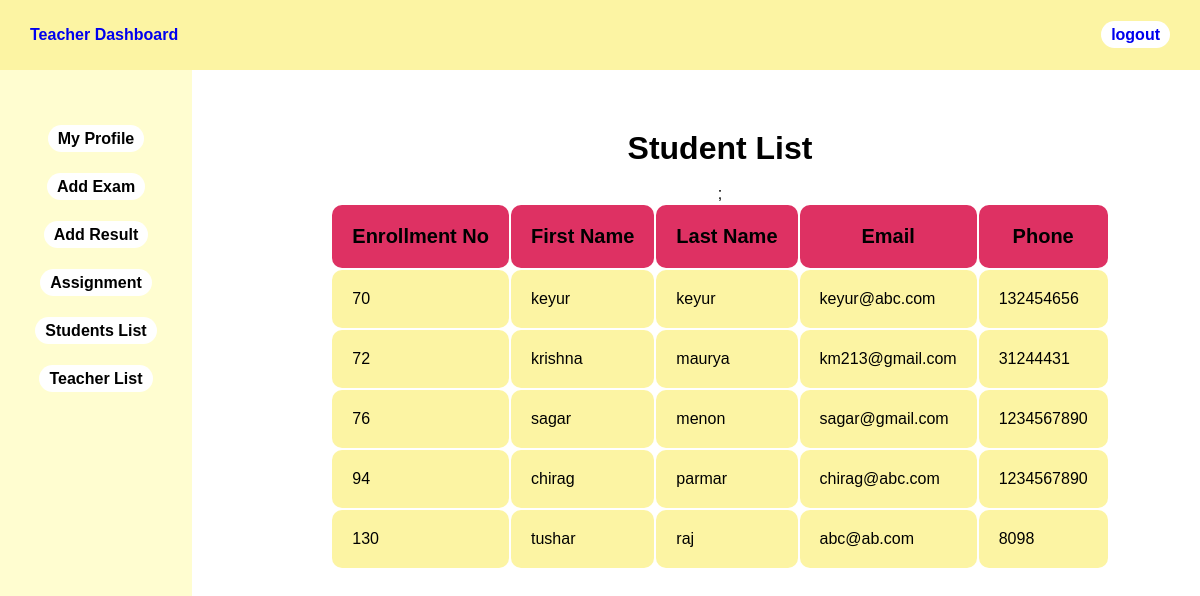
/user_view_student.php (signed in), run on the app's committed database.
### tables this page shows
CREATE TABLE `studentlist` (
  `id` int(10) NOT NULL,
  `uid` varchar(30) NOT NULL,
  `enroll` int(30) NOT NULL,
  `firstname` varchar(30) NOT NULL,
  `lastname` varchar(30) NOT NULL,
  `class` int(10) NOT NULL,
  `email` varchar(50) NOT NULL,
  `phone` bigint(10) NOT NULL,
  `usertype` varchar(30) NOT NULL,
  `password` varchar(30) NOT NULL
);

### user_view_student.php (the view, shortened to what this page needs)
<?php
    $host="localhost";
    $user="root";
    $password="";
    $db="sgs";
    $conn=mysqli_connect($host,$user,$password,$db);
    $sql="SELECT * FROM studentlist WHERE usertype='student' ORDER BY enroll";
    $result=mysqli_query($conn,$sql);
?>
<html>
<head>
	<link rel="stylesheet" type="text/css" href="css/admin-style.css">
</head>
    <body>
      	<?php
      	include 'teacher_sidebar.php';
      	?>
        <div class="content">
        	<center>
        	<h1>Student List</h1>
        	<br>
        	<table >
        		<tr>
        			<th class="table_th">Enrollment No</th>
					<th class="table_th">First Name</th>
					<th class="table_th">Last Name</th>
        			<th class="table_th">Email</th>;
        			<th class="table_th">Phone</th>
        		</tr>
        		<?php
        			while ($info=$result->fetch_assoc()) {
        		?>
        		<tr>
        			<td class="table_td"><?php echo "{$info['enroll']}"; ?></td>
					<td class="table_td"><?php echo "{$info['firstname']}"; ?></td>
					<td class="table_td"><?php echo "{$info['lastname']}"; ?></td>
        			<td class="table_td"><?php echo "{$info['email']}"; ?></td>
        			<td class="table_td"><?php echo "{$info['phone']}"; ?></td>
				</tr>
        		<?php
        			}
        		?>
        	</center>
        </div>
    </body>
</html>

### css/admin-style.css (style rules this page uses)
* { margin: 0px; padding: 0px; font-family: 'Nuntio',sans-serif; }
.content { margin-left: 20%; margin-top: 5%; }

### user_view_student.php (style rules this page uses)
table { border-radius: 10px; }
.table_th { padding: 20px; font-size: 20px; background-color: #de3163; border-radius: 10px; }
.table_td { padding: 20px; background-color: #fcf4a3; border-radius: 10px; }

### data on the page
studentlist: enroll "70", firstname "keyur", lastname "keyur", email "keyur@abc.com", phone "132454656"
studentlist: enroll "72", firstname "krishna", lastname "maurya", email "km213@gmail.com", phone "31244431"
studentlist: enroll "76", firstname "sagar", lastname "menon", email "sagar@gmail.com", phone "1234567890"
studentlist: enroll "94", firstname "chirag", lastname "parmar", email "chirag@abc.com", phone "1234567890"
studentlist: enroll "130", firstname "tushar", lastname "raj", email "abc@ab.com", phone "8098"
